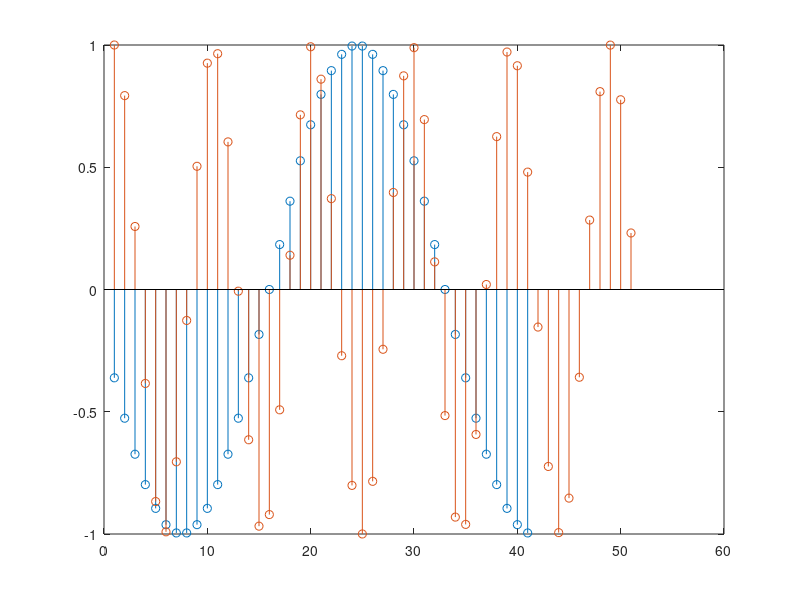
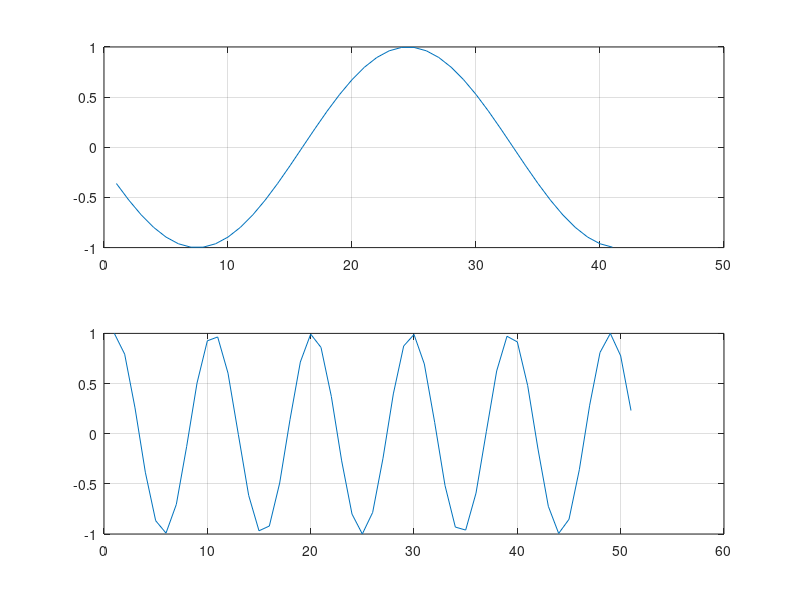
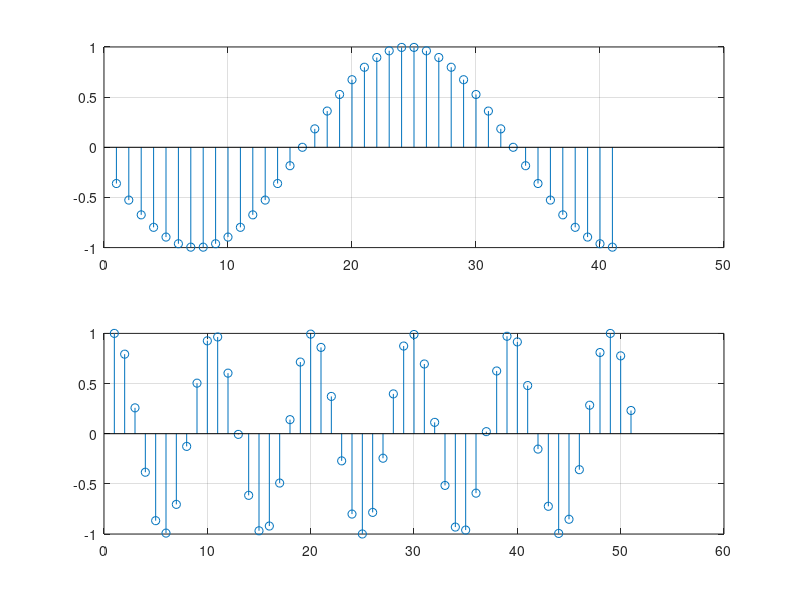

These charts were generated, in order, by the following MATLAB code:
a=-15:25;
x1=sin(pi*a/17);
b=0:50;
x2=cos(pi*b/sqrt(23));
figure(1)
stem(x1),grid
hold on
stem(x2),grid
%reprezentarea graficului in stem
figure(2)
subplot(2,1,1),plot(x1),grid
subplot(2,1,2),plot(x2),grid
%reprezentarea graficului in plot
figure(3)
subplot(2,1,1),stem(x1),grid
subplot(2,1,2),stem(x2),grid
%reprezentarea graficului in plot
%observam faptul ca vom avea 3 grafice reprezentate